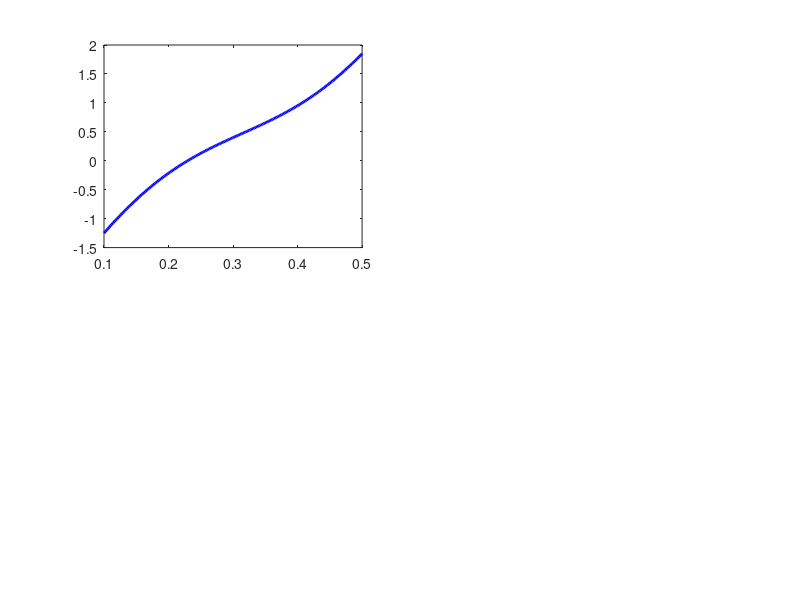

This chart was generated by the following MATLAB code: (Note: this script raises an error after producing the figure.)
clear; clc; close all;
%% Paper Title: "An Efficient Adjoint-Free Melnikov-Lyapunov Diagnostic for
%%               Transition Detection in Slow-Fast Chemical Reaction Networks"
%% Author 1:    Sri Venkata Durga Sudarsan Madhyannapu
%% Author 2:    Pradheep Kumar S.
%%
%% Affiliation 1: Freshmen Engineering Department, NRI Institute of Technology
%%                (Autonomous), Pothavarappadu, Agiripalli, Vijayawada,
%%                521212, Andhra Pradesh, India
%% Affiliation 2: Research Scholar, Jawaharlal Nehru Technological University
%%                Kakinada, Andhra Pradesh, India
%% Affiliation 3: School of Basic Sciences, SRM University AP, Neerukonda,
%%                Mangalagiri Mandal, Guntur, 522240, Andhra Pradesh, India
%%
%% Journal:       Communications in Nonlinear Science and Numerical Simulation
%%                Elsevier, ISSN: 1007-5704
%% Manuscript ID: CNSNS-D-26-00848
%% Submitted:      19 February 2026
%% Status:        Under Review, 2026
%% SSRN:          https://ssrn.com/abstract=6275667
%% SSRN ID:        6275667 (Distributed: 02/20/2026)
%%

%% (a) Fake Melnikov curve (demo style)
mu = linspace(0.1,0.5,200);
Ms = (mu-0.267).*10 + 0.5*sin(10*mu);

subplot(2,2,1)
plot(mu,Ms,'b','LineWidth',2); hold on;
xline(0.267,'r--','LineWidth',2);
xlabel('\mu'); ylabel('M_{simp}');
title('(a) Melnikov Function');
grid on;

%% (b) Fake bifurcation diagram
subplot(2,2,2)
mu2 = linspace(0.1,0.5,200);
amp = sqrt(abs(mu2-0.283))*3;
plot(mu2,amp,'k','LineWidth',2); hold on;
xline(0.283,'r--','LineWidth',2);
xlabel('\mu'); ylabel('Amplitude');
title('(b) MATCONT Reference');
grid on;

%% (c) Phase portrait (limit cycle demo)
subplot(2,2,3)
t = linspace(0,20,500);
x = cos(t).*exp(-0.02*t);
y = sin(t).*exp(-0.02*t);
plot(x,y,'m','LineWidth',2);
xlabel('x'); ylabel('y');
title('(c) Phase Portrait');
axis equal; grid on;

%% (d) Time comparison bar
subplot(2,2,4)
bar([0.40 187.5])
set(gca,'XTickLabel',{'Proposed','MATCONT'})
ylabel('Time (s)')
title('(d) Computational Time')
grid on;

%% Save as PDF
set(gcf,'Position',[100 100 900 700]);
exportgraphics(gcf,'glycolysis_combined.pdf','ContentType','vector');

disp('glycolysis_combined.pdf created successfully!');
